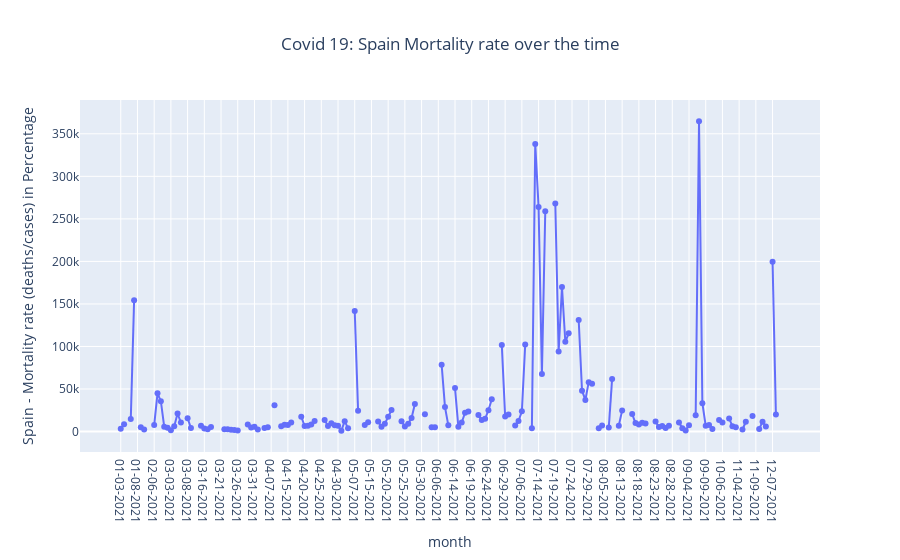

Write notebook code for a chart like this one.
### Code cell
# # Spain mortality
data_Spain=covid_data[(covid_data['countriesAndTerritories'] == "Spain")][['countriesAndTerritories', 'dateRep', 'cases', 'deaths']].sort_values('dateRep', ascending=True)
data_Spain['dateRep'] = data_Spain['dateRep'].dt.strftime('%m-%d-%Y')
Spain_cases = data_Spain['cases'].groupby(data_Spain['dateRep']).sum().sort_values(ascending=True)
Spain_deaths = data_Spain['deaths'].groupby(data_Spain['dateRep']).sum().sort_values(ascending=True)
# #
mortality_over_time = round((Spain_cases / Spain_deaths) * 100, 2)

index = mortality_over_time.index
data = mortality_over_time

fig = go.Figure(data=[

    go.Line(name='Mortality in %'
    ,x=index
    ,y=data
    ,mode="lines+markers")

])

fig['layout'].update(
    title="Covid 19: Spain Mortality rate over the time"
    , title_x=0.5
    , xaxis_title='month'
    , yaxis_title='Spain - Mortality rate (deaths/cases) in Percentage')

fig.show()
#
#
#
#
#
#

### Figure 1 — Plotly figure (JSON) as saved in the notebook; plotly's stock layout.template omitted (floating-point values rounded to 4 significant figures; data arrays with more than 128 entries replaced by an {"elided": "..."} marker saying what was removed)
{"data": [{"mode": "lines+markers", "name": "Mortality in %", "type": "scatter", "x": {"elided": "198 str values"}, "y": {"elided": "198 float values"}}], "layout": {"title": {"text": "Covid 19: Spain Mortality rate over the time", "x": 0.5}, "xaxis": {"title": {"text": "month"}}, "yaxis": {"title": {"text": "Spain - Mortality rate (deaths/cases) in Percentage"}}}}
